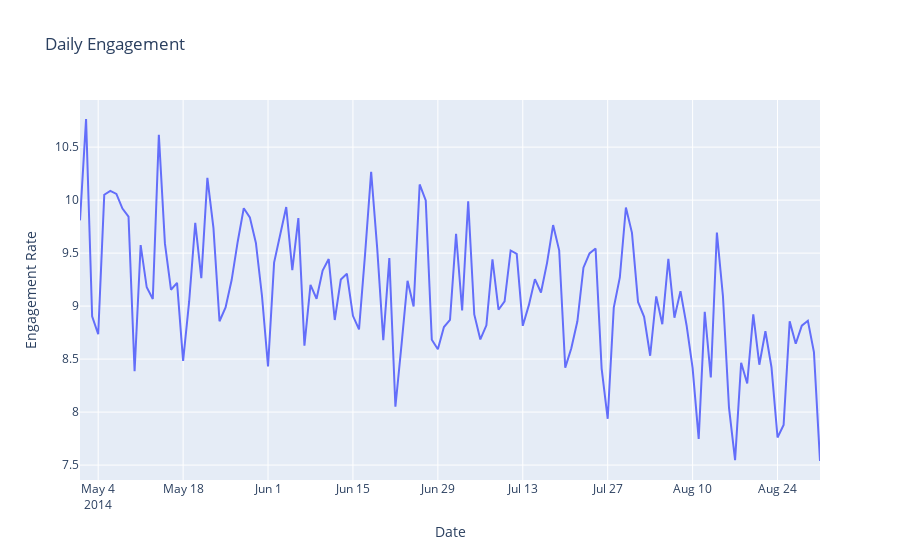

The code cell stored with this chart in its notebook:
### Code cell
date = daily_eng['date']
engagement_rate = daily_eng['engagement_rate']

fig = go.Figure()
fig.add_trace(go.Scatter(x=date, y=engagement_rate,mode='lines',name='engagement_rate'))

fig.update_layout(title='Daily Engagement',xaxis_title='Date',yaxis_title='Engagement Rate')

pio.write_html(fig, file='Figures/Daily_Engagement_Rate.html',include_plotlyjs='cdn',default_width='60%', default_height='60%')
pio.show(fig)
